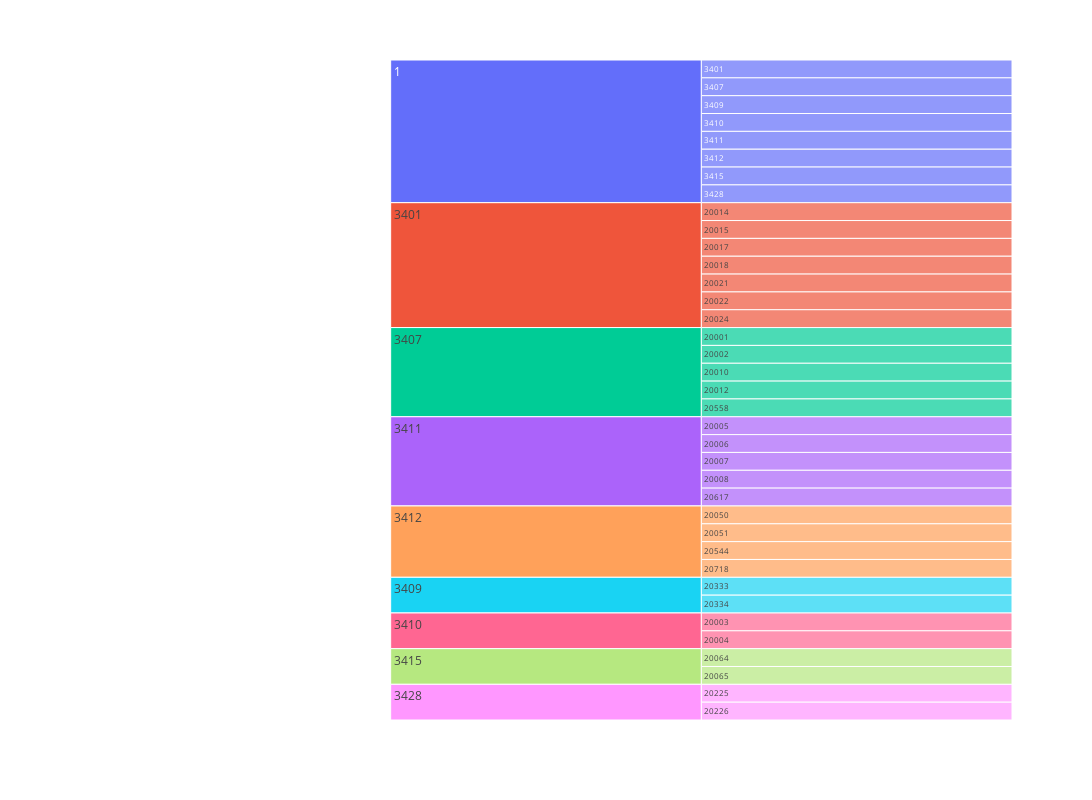

Notebook code for this chart:
### Code cell
import plotly.express as px

# Convert the networkx graph G to a pandas dataframe
edge_df = pd.DataFrame(list(G.edges()), columns=['source', 'target'])

# Plot the network with an icicle plot using plotly's icicle plot
fig = px.icicle(edge_df, path=['source', 'target'], maxdepth=5)

# Make the plot larger
fig.update_layout(height=800, width=1200)

fig.show()

### Figure 1 — Plotly figure (JSON) as saved in the notebook; plotly's stock layout.template omitted (floating-point values rounded to 4 significant figures)
{"data": [{"branchvalues": "total", "domain": {"x": [0, 1], "y": [0, 1]}, "hovertemplate": "labels=%{label}<br>count=%{value}<br>parent=%{parent}<br>id=%{id}<extra></extra>", "ids": ["3407/20001", "3407/20002", "3410/20003", "3410/20004", "3411/20005", "3411/20006", "3411/20007", "3411/20008", "3407/20010", "3407/20012", "3401/20014", "3401/20015", "3401/20017", "3401/20018", "3401/20021", "3401/20022", "3401/20024", "3412/20050", "3412/20051", "3415/20064", "3415/20065", "3428/20225", "3428/20226", "3409/20333", "3409/20334", "3412/20544", "3407/20558", "3411/20617", "3412/20718", "1/3401", "1/3407", "1/3409", "1/3410", "1/3411", "1/3412", "1/3415", "1/3428", "1", "3401", "3407", "3409", "3410", "3411", "3412", "3415", "3428"], "labels": ["20001", "20002", "20003", "20004", "20005", "20006", "20007", "20008", "20010", "20012", "20014", "20015", "20017", "20018", "20021", "20022", "20024", "20050", "20051", "20064", "20065", "20225", "20226", "20333", "20334", "20544", "20558", "20617", "20718", "3401", "3407", "3409", "3410", "3411", "3412", "3415", "3428", "1", "3401", "3407", "3409", "3410", "3411", "3412", "3415", "3428"], "name": "", "parents": ["3407", "3407", "3410", "3410", "3411", "3411", "3411", "3411", "3407", "3407", "3401", "3401", "3401", "3401", "3401", "3401", "3401", "3412", "3412", "3415", "3415", "3428", "3428", "3409", "3409", "3412", "3407", "3411", "3412", "1", "1", "1", "1", "1", "1", "1", "1", "", "", "", "", "", "", "", "", ""], "type": "icicle", "values": [1, 1, 1, 1, 1, 1, 1, 1, 1, 1, 1, 1, 1, 1, 1, 1, 1, 1, 1, 1, 1, 1, 1, 1, 1, 1, 1, 1, 1, 1, 1, 1, 1, 1, 1, 1, 1, 8, 7, 5, 2, 2, 5, 4, 2, 2]}], "layout": {"height": 800, "legend": {"tracegroupgap": 0}, "margin": {"t": 60}, "width": 1200}}
